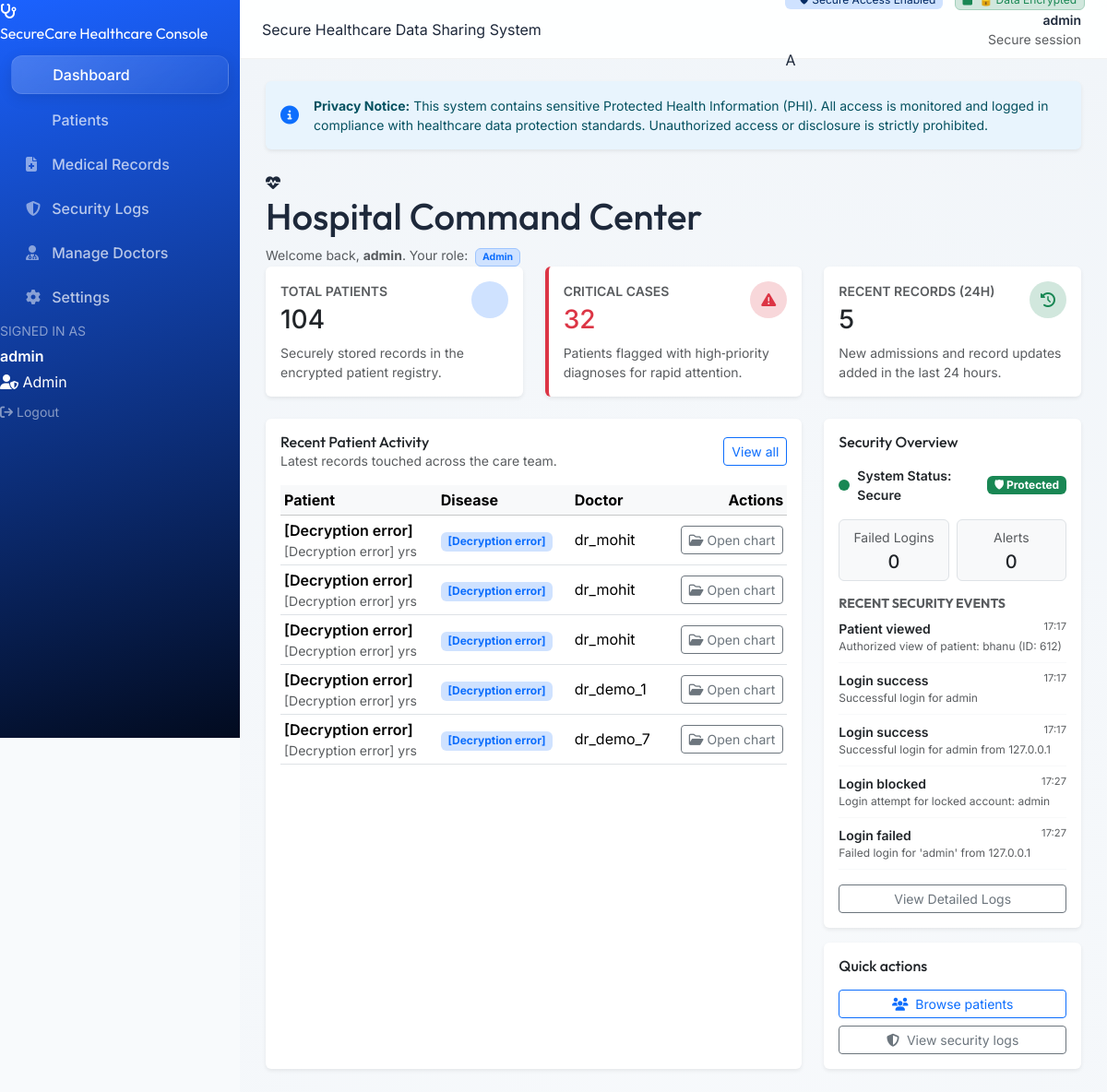
The page /dashboard (signed in, upper part) on the database as committed earlier.
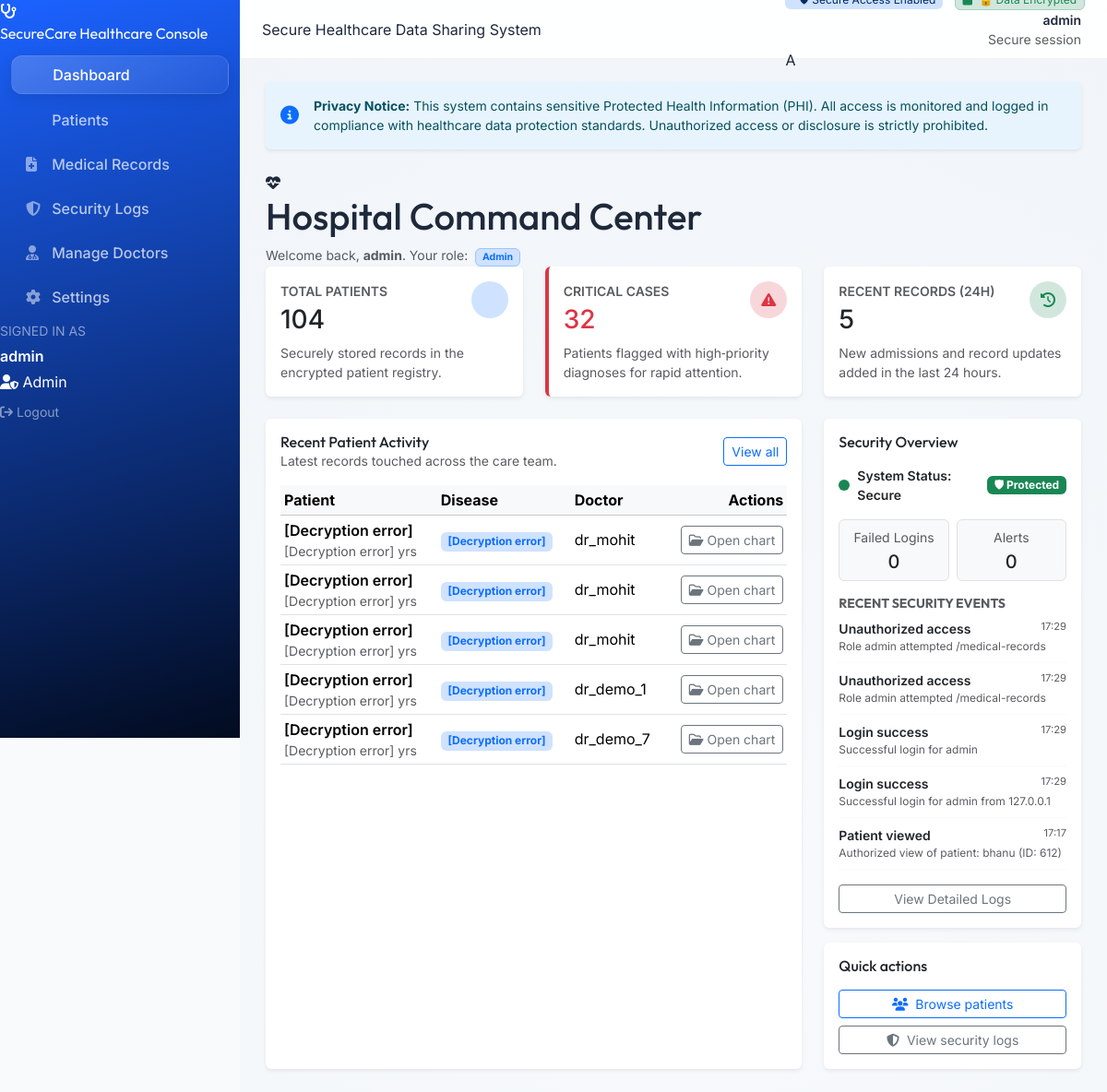
The same page on the database as committed later.
### tables this page shows
CREATE TABLE users (
            id INTEGER PRIMARY KEY AUTOINCREMENT,
            username TEXT UNIQUE NOT NULL,
            password_hash TEXT NOT NULL,
            role TEXT NOT NULL CHECK (role IN ('admin', 'doctor'))
        , hospital_name TEXT, failed_attempts INTEGER DEFAULT 0, locked_until TEXT, last_login TEXT, force_password_change BOOLEAN DEFAULT 0, email TEXT, name TEXT);

CREATE TABLE security_events (
            id INTEGER PRIMARY KEY AUTOINCREMENT,
            timestamp TEXT DEFAULT CURRENT_TIMESTAMP,
            username TEXT,
            role TEXT,
            ip_address TEXT,
            event_type TEXT NOT NULL,
            details TEXT
        );

### app.py (the view)
@app.route("/dashboard")
@login_required
def dashboard():
    user_id       = session.get("user_id")
    user_role     = session.get("user_role")
    hospital_name = session.get("hospital_name")
    db = get_db()
    sql_where, params = _build_patient_filter(user_role, user_id, hospital_name)
    total_patients = db.execute(f"SELECT COUNT(*) FROM patients {sql_where}", params).fetchone()[0]
    critical_cases = db.execute(
        f"SELECT COUNT(*) FROM patients {sql_where} {' AND ' if sql_where else 'WHERE '} is_critical = 1",
        params
    ).fetchone()[0]
    recent_patients_rows = db.execute(
        f"SELECT * FROM patients {sql_where} ORDER BY id DESC LIMIT 5",
        params
    ).fetchall()
    recent_patients = []
    for row in recent_patients_rows:
        dr = db.execute("SELECT username FROM users WHERE id = ?", (row["created_by"],)).fetchone()
        dr_username = dr["username"] if dr else "Unknown"
        doc_id = str(row["id"])
        try:
            recent_patients.append({
                "id":              doc_id,
                "name":            decrypt_text(row["name_encrypted"]),
                "age":             decrypt_text(row["age_encrypted"]),
                "disease":         decrypt_text(row["disease_encrypted"]),
                "prescription":    decrypt_text(row["prescription_encrypted"]),
                "created_at":      row["created_at"],
                "is_critical":     bool(row["is_critical"]),
                "doctor_username": dr_username,
            })
        except Exception:
            recent_patients.append(_err_patient(doc_id, dr_username, {
                "created_at": row["created_at"],
                "is_critical": bool(row["is_critical"])
            }))
    stats = {
        "total_patients": total_patients,
        "critical_cases": critical_cases,
        "recent_records": len(recent_patients),
    }
    since_24h  = (datetime.now() - timedelta(hours=24)).isoformat()
    if user_role == "admin" and hospital_name:
        failed_24h = db.execute(
            """
            SELECT COUNT(*) FROM security_events
            WHERE event_type = ? AND timestamp >= ?
            AND username IN (SELECT username FROM users WHERE hospital_name = ?)
            """,
            ("login_failed", since_24h, hospital_name)
        ).fetchone()[0]
        alerts_24h = db.execute(
            """
            SELECT COUNT(*) FROM security_events
            WHERE event_type = ? AND timestamp >= ?
            AND username IN (SELECT username FROM users WHERE hospital_name = ?)
            """,
            ("suspicious_activity", since_24h, hospital_name)
        ).fetchone()[0]
        recent_logs = db.execute(
            """
            SELECT timestamp, event_type, details FROM security_events
            WHERE username IN (SELECT username FROM users WHERE hospital_name = ?)
            OR username = ?
            ORDER BY timestamp DESC LIMIT 5
            """,
            (hospital_name, session.get("username"))
        ).fetchall()
    else:
        failed_24h = 0
        alerts_24h = 0
        recent_logs = []
    formatted_logs = []
    for log in recent_logs:
        formatted_logs.append(dict(log))
    security_stats = {
        "failed_attempts_total": failed_24h,
        "recent_alerts":         alerts_24h,
        "status":                "Secure" if alerts_24h == 0 else "Warning",
        "recent_logs":           formatted_logs,
    }
    return render_template(
        "dashboard.html",
        role=user_role,
        stats=stats,
        recent_patients=recent_patients,
        security_stats=security_stats,
    )

### templates/dashboard.html (shortened to what this page needs)
{% extends "base.html" %}
{% block content %}
<div class="page-heading">
  <div class="page-heading-title">
    <div class="page-heading-icon">
      <i class="fa-solid fa-heart-pulse"></i>
    </div>
    <div>
      <h1>Hospital Command Center</h1>
      <div class="text-muted small">
        Welcome back, <strong>{{ session.get('username') }}</strong>. Your role:
        <span class="badge bg-primary-subtle text-primary border border-primary-subtle ms-1">
          {{ role|capitalize }}
        </span>
      </div>
    </div>
  </div>
</div>
<div class="row g-3 g-lg-4 mb-4">
  <div class="col-12 col-md-4">
    <div class="card border-0 shadow-sm h-100">
      <div class="card-body d-flex flex-column">
        <div class="d-flex justify-content-between align-items-start mb-2">
          <div>
            <div class="text-uppercase text-muted small fw-semibold mb-1">
              Total Patients
            </div>
            <div class="h3 mb-0">{{ stats.total_patients or 0 }}</div>
          </div>
          <span class="rounded-circle bg-primary-subtle text-primary d-inline-flex align-items-center justify-content-center"
            style="width: 40px; height: 40px;">
          </span>
        </div>
        <p class="text-muted small mb-0">
          Securely stored records in the encrypted patient registry.
        </p>
      </div>
    </div>
  </div>
  <div class="col-12 col-md-4">
    <a href="{{ url_for('view_patients', filter='critical') }}" class="text-decoration-none h-100">
      <div class="card border-0 shadow-sm h-100 border-start border-danger border-4">
        <div class="card-body d-flex flex-column">
          <div class="d-flex justify-content-between align-items-start mb-2">
            <div>
              <div class="text-uppercase text-muted small fw-semibold mb-1">
                Critical Cases
              </div>
              <div class="h3 mb-0 text-danger">{{ stats.critical_cases or 0 }}</div>
            </div>
            <span class="rounded-circle bg-danger-subtle text-danger d-inline-flex align-items-center justify-content-center"
              style="width: 40px; height: 40px;">
              <i class="fa-solid fa-triangle-exclamation"></i>
            </span>
          </div>
          <p class="text-muted small mb-0">
            Patients flagged with high‑priority diagnoses for rapid attention.
          </p>
        </div>
      </div>
    </a>
  </div>
  <div class="col-12 col-md-4">
    <div class="card border-0 shadow-sm h-100">
      <div class="card-body d-flex flex-column">
        <div class="d-flex justify-content-between align-items-start mb-2">
          <div>
            <div class="text-uppercase text-muted small fw-semibold mb-1">
              Recent Records (24h)
            </div>
            <div class="h3 mb-0">{{ stats.recent_records or 0 }}</div>
          </div>
          <span class="rounded-circle bg-success-subtle text-success d-inline-flex align-items-center justify-content-center"
            style="width: 40px; height: 40px;">
            <i class="fa-solid fa-clock-rotate-left"></i>
          </span>
        </div>
        <p class="text-muted small mb-0">
          New admissions and record updates added in the last 24 hours.
        </p>
      </div>
    </div>
  </div>
</div>
<div class="row g-3 g-lg-4">
  <div class="col-12 col-lg-8">
    <div class="card border-0 shadow-sm h-100">
      <div class="card-body">
        <div class="d-flex justify-content-between align-items-center mb-3">
          <div>
            <h2 class="h6 mb-0">Recent Patient Activity</h2>
            <p class="text-muted small mb-0">
              Latest records touched across the care team.
            </p>
          </div>
          <a href="{{ url_for('view_patients') }}" class="btn btn-sm btn-outline-primary">
            View all
          </a>
        </div>
        {% if recent_patients %}
        <div class="table-responsive">
          <table class="table table-sm align-middle mb-0">
            <thead class="table-light">
              <tr>
                <th scope="col">Patient</th>
                <th scope="col" class="d-none d-md-table-cell">Disease</th>
                <th scope="col">Doctor</th>
                <th scope="col" class="text-end">Actions</th>
              </tr>
            </thead>
            <tbody>
              {% for p in recent_patients %}
              <tr>
                <td>
                <div class="fw-semibold text-truncate" style="max-width: 150px;">
                {{ p.name }}
              </div>
                <div class="text-muted small">
                  {{ p.age }} yrs
                </div>
                </td>
                <td class="d-none d-md-table-cell">
                  <span class="badge bg-primary-subtle text-primary">
                    {{ p.disease }}
                  </span>
                </td>
                <td>{{ p.doctor_username }}</td>
                <td class="text-end">
                  <a
                    href="{{ url_for('patient_profile', patient_id=p.id) }}"
                    class="btn btn-sm btn-outline-secondary"
                  >
                    <i class="fa-regular fa-folder-open me-1"></i>Open chart
                  </a>
                </td>
              </tr>
              {% endfor %}
            </tbody>
          </table>
        </div>
        {% else %}
        <div class="text-center text-muted small py-4">
          No recent patient activity yet.
        </div>
        {% endif %}
      </div>
    </div>
  </div>
  <div class="col-12 col-lg-4">
    {% if role == 'admin' %}
    <div class="card border-0 shadow-sm mb-3">
      <div class="card-body">
        <h2 class="h6 mb-3">Security Overview</h2>
        <div class="d-flex align-items-center mb-3">
            <div class="flex-shrink-0">
                <div class="rounded-circle {% if security_stats.status == 'Secure' %}bg-success{% else %}bg-warning{% endif %} d-flex align-items-center justify-content-center" style="width: 12px; height: 12px;"></div>
            </div>
            <div class="ms-2 fw-semibold small">
                System Status: {{ security_stats.status }}
            </div>
            {% if security_stats.status != 'Secure' %}
            <span class="ms-auto badge bg-warning text-dark small">⚠ Warning</span>
            {% else %}
            <span class="ms-auto badge bg-success text-white small">🛡 Protected</span>
            {% endif %}
        </div>
        <div class="row g-2 mb-3">
            <div class="col-6">
                <div class="p-2 border rounded bg-light text-center">
                    <div class="small text-muted mb-1">Failed Logins</div>
                    <div class="h5 mb-0 {% if security_stats.failed_attempts_total > 0 %}text-danger{% endif %}">
                        {{ security_stats.failed_attempts_total }}
                    </div>
                </div>
            </div>
            <div class="col-6">
                <div class="p-2 border rounded bg-light text-center">
                    <div class="small text-muted mb-1">Alerts</div>
                    <div class="h5 mb-0 {% if security_stats.recent_alerts > 0 %}text-warning{% endif %}">
                        {{ security_stats.recent_alerts }}
                    </div>
                </div>
            </div>
        </div>
        <h3 class="h7 small fw-bold text-uppercase text-muted mb-2">Recent Security Events</h3>
        <ul class="list-unstyled small mb-0">
          {% for log in security_stats.recent_logs %}
          <li class="mb-2 pb-2 border-bottom border-light">
            <div class="d-flex justify-content-between">
                <span class="fw-semibold">{{ log.event_type|replace('_', ' ')|capitalize }}</span>
                <span class="text-muted" style="font-size: 0.7rem;">{{ log.timestamp.split(' ')[1][:5] if ' ' in log.timestamp else '' }}</span>
            </div>
            <div class="text-muted text-truncate" style="font-size: 0.75rem;">{{ log.details }}</div>
          </li>
          {% else %}
          <li class="text-muted py-2">No recent security events.</li>
          {% endfor %}
        </ul>
        <div class="mt-3">
            <a href="{{ url_for('security_logs') }}" class="btn btn-sm btn-outline-secondary w-100">
                View Detailed Logs
            </a>
        </div>
      </div>
    </div>
    {% endif %}
    <div class="card border-0 shadow-sm">
      <div class="card-body">
        <h2 class="h6 mb-3">Quick actions</h2>
        <div class="d-grid gap-2">
          <a href="{{ url_for('view_patients') }}" class="btn btn-outline-primary btn-sm">
            <i class="fa-solid fa-users me-1"></i> Browse patients
          </a>
          {% if role == 'admin' %}
          <a href="{{ url_for('security_logs') }}" class="btn btn-outline-secondary btn-sm">
            <i class="fa-solid fa-shield-halved me-1"></i> View security logs
          </a>
          {% endif %}
        </div>
      </div>
    </div>
  </div>
</div>
<div class="row g-3 g-lg-4 mt-1">
</div>
{% endblock %}

Rows that differ between the two databases and show on the page:
no longer on this page (row unchanged): security_events: event_type "Login success", timestamp "17:17", details "Successful login for admin"
no longer on this page (row unchanged): security_events: event_type "Login success", timestamp "17:17", details "Successful login for admin from 127.0.0.1"
no longer on this page (row unchanged): security_events: event_type "Login blocked", timestamp "17:27", details "Login attempt for locked account: admin"
no longer on this page (row unchanged): security_events: event_type "Login failed", timestamp "17:27", details "Failed login for 'admin' from 127.0.0.1"
added security_events: event_type "Unauthorized access", timestamp "17:29", details "Role admin attempted /medical-records"
added security_events: event_type "Unauthorized access", timestamp "17:29", details "Role admin attempted /medical-records"
added security_events: event_type "Login success", timestamp "17:29", details "Successful login for admin"
added security_events: event_type "Login success", timestamp "17:29", details "Successful login for admin from 127.0.0.1"
